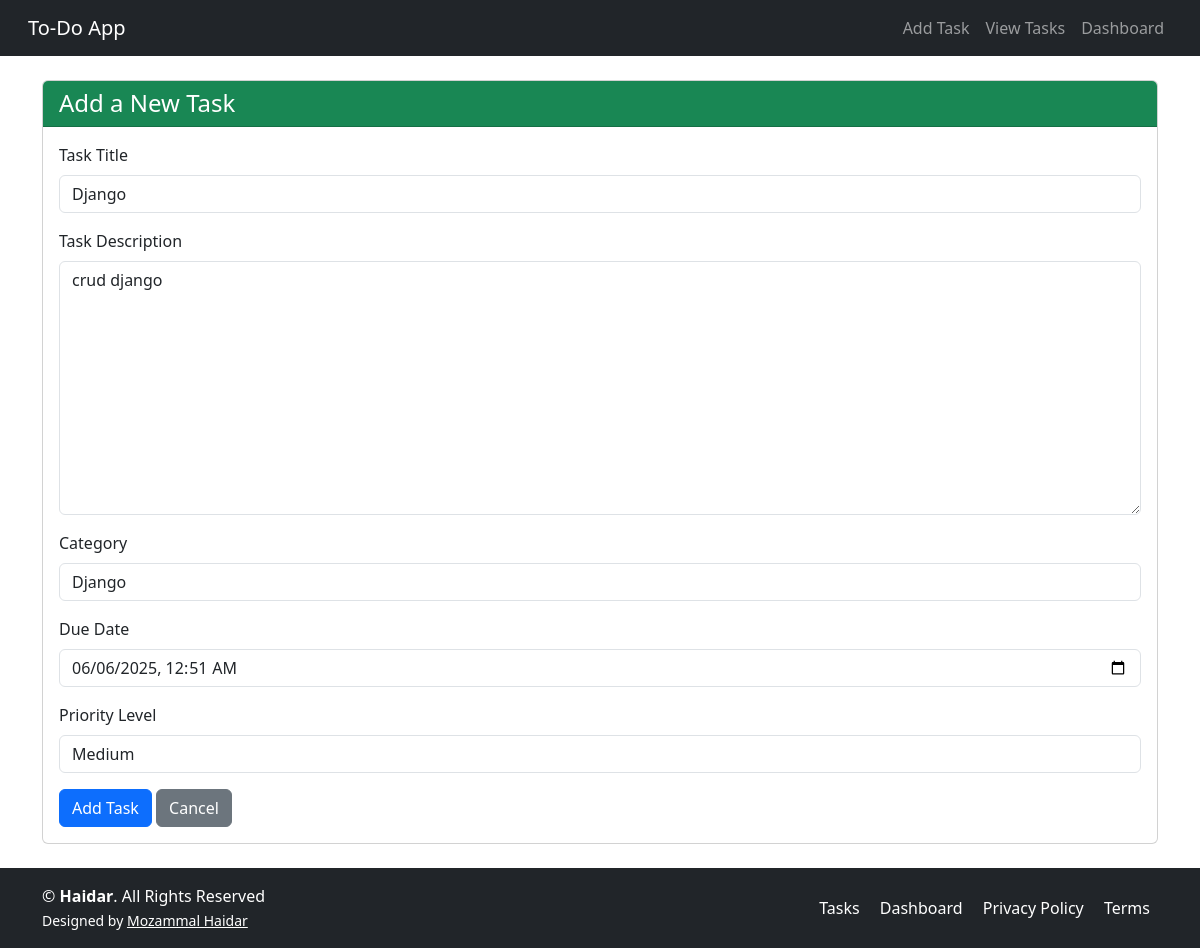
/tasks/edit/17/, run on the app's committed database.
### task_app/models.py (models this page shows, shortened)
class Task(models.Model):
    PRIORITY_CHOICES = [
        ('H', 'High'),
        ('M', 'Medium'),
        ('L', 'Low'),
    ]
    title = models.CharField(max_length=50)
    description = models.TextField(blank=True)
    category = models.ForeignKey(Category, on_delete=models.SET_NULL, null=True, blank=True)
    due_date = models.DateTimeField(null=True, blank=True)
    priority = models.CharField(max_length=1, choices=PRIORITY_CHOICES, default='M')
    is_completed = models.BooleanField(default=False)
    is_pending = models.BooleanField(default=True)
    created_at = models.DateTimeField(auto_now_add=True)

### task_app/views.py (the view)
# urls.py: path('tasks/edit/<int:pk>/', edit_task, name='edit_task'),
def edit_task(request, pk):
    task = get_object_or_404(Task, pk=pk)
    form = TaskForm(request.POST or None, instance=task)
    if request.method == 'POST' and form.is_valid():
        form.save()
        return redirect('task_list')
    return render(request, 'task/task_form.html', {'form': form})

### task_app/forms.py
class TaskForm(forms.ModelForm):
    class Meta:
        model = Task
        fields = ['title', 'description', 'category', 'due_date', 'priority']
        widgets = {
            'due_date': forms.DateTimeInput(attrs={'type': 'datetime-local'}),
        }
        labels = {
            'title': 'Task Title',
            'description': 'Task Description',
            'due_date': 'Due Date',
            'priority': 'Priority Level',
        }

### task_app/models.py (called while the page is built)
    def __str__(self):
        return self.name

### templates/task/task_form.html (shortened to what this page needs)
{% extends 'task/base.html' %}
{% load widget_tweaks %}
{% block content %}
<div class="card">
    <div class="card-header bg-success text-white">
        <h4 class="mb-0">Add a New Task</h4>
    </div>
    <div class="card-body">
        <form method="POST">
            {% for field in form %}
                <div class="mb-3">
                    <label class="form-label">{{ field.label }}</label>
                    {{ field|add_class:"form-control" }}
                </div>
            {% endfor %}
            <button type="submit" class="btn btn-primary">Add Task</button>
            <a href="{% url 'dashboard' %}" class="btn btn-secondary">Cancel</a>
        </form>
    </div>
</div>
{% endblock %}

### data on the page
Task: form "Django" "crud django" "Django" "06/06/2025 00:51" "Medium"

### other printed values
{{ field.label }} "Task Title" "Task Description" "Category" "Due Date" "Priority Level"
